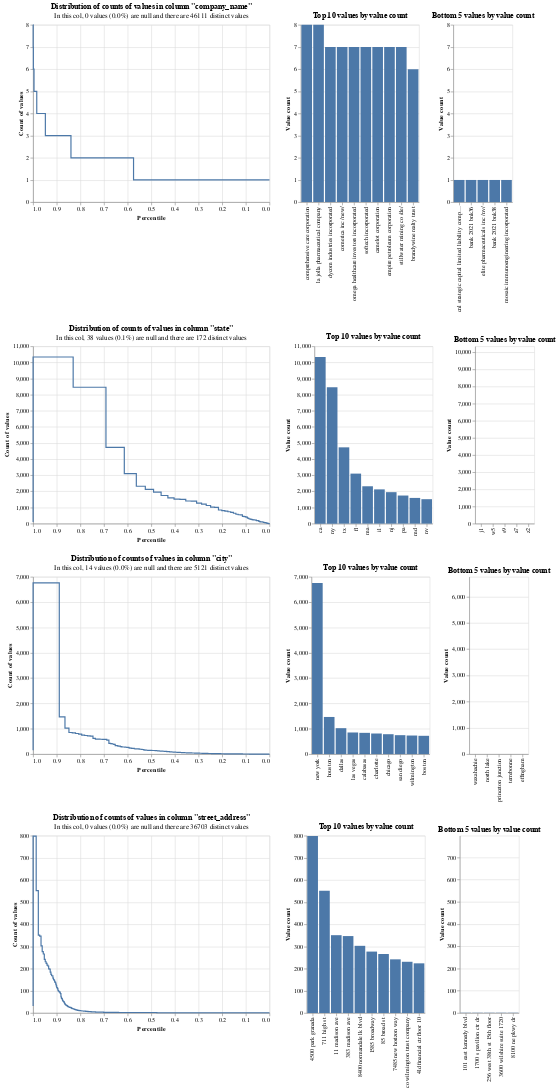

Here is the notebook cell this chart was saved with:
### Code cell
profile_columns(sec_match_df[MATCH_COLS], db_api=DuckDBAPI(), top_n=10, bottom_n=5)
